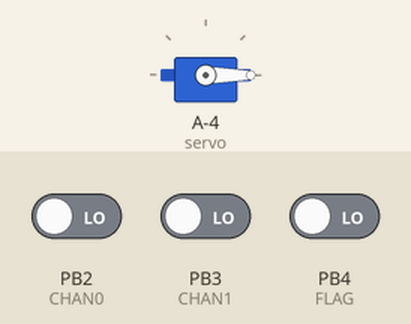
The sketch below on a simulated ATtiny85, built with avr-gcc and run on an emulated ATtiny85. Shown: servo. The inputs (shaded band) are chosen by the test bench; at power-on: PB4 (FLAG) LOW, PB2 (CHAN0) LOW, PB3 (CHAN1) LOW.

Above: at 1.2 s.
1.3 s: PB4 (FLAG) driven HIGH
At 2.5 s:
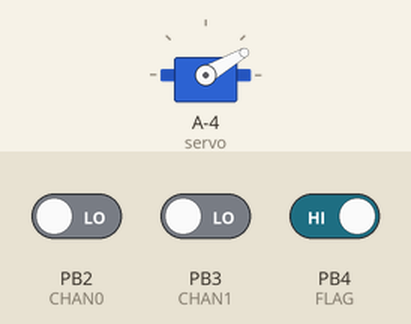
Timing chart, 0 to 4.3 s (numbered marks = the images above; inputs shaded):
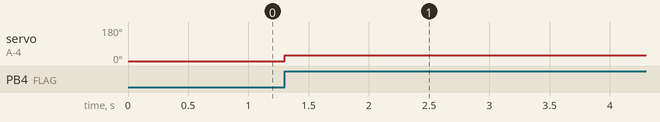

The sketch:

slave_server.ino
```cpp
/*
  Code for the ATTiny24a

  Calibrate, then wait for a Jargon of Universal Serial Trash
  Interface Ngahhh! signal. Upon signal, move the stepper motor
  in the specified direction, assuming it does not put you over
  the limit.
 */

#include <SoftwareServo.h>

/* CHANGE THIS WHEN UPLOADING TO DIFFERENT DEVICES */
const byte ADDRESS_MSB = LOW;
const byte ADDRESS_LSB = LOW;
/* CHANGE THIS WHEN UPLOADING TO DIFFERENT DEVICES */

const byte CHAN0 = 2;
const byte CHAN1 = 3;
const byte FLAG = 4;

const int CLOSED = 0;
const int OPEN = 30;
byte pos = CLOSED;

// initialize the Servo library on pin 10:
SoftwareServo servo;

byte prevFlag; //last value of FLAG


void setup() {

  servo.attach(10);
  servo.write(CLOSED);

}


void loop() {
  byte nextFlag = digitalRead(FLAG);

  if (nextFlag && !prevFlag) { //if the flag just flipped HIGH
    if (digitalRead(CHAN0) == ADDRESS_LSB && digitalRead(CHAN1) == ADDRESS_MSB) { //if it wasn't talking to you
      if (pos == CLOSED) {
        servo.write(OPEN);
        pos = OPEN;
      }
      else {
        servo.write(CLOSED);
        pos = CLOSED;
      }
    }
  }
  SoftwareServo::refresh();

  prevFlag = nextFlag;
}
```

Measured:
- after the input at 1.3 s, servo on A-4 (servo): 0° → 30° at once
